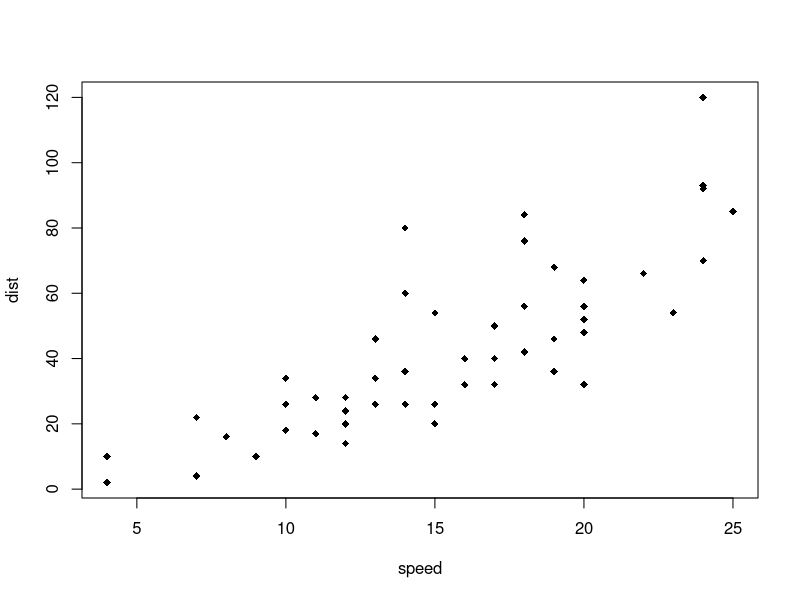
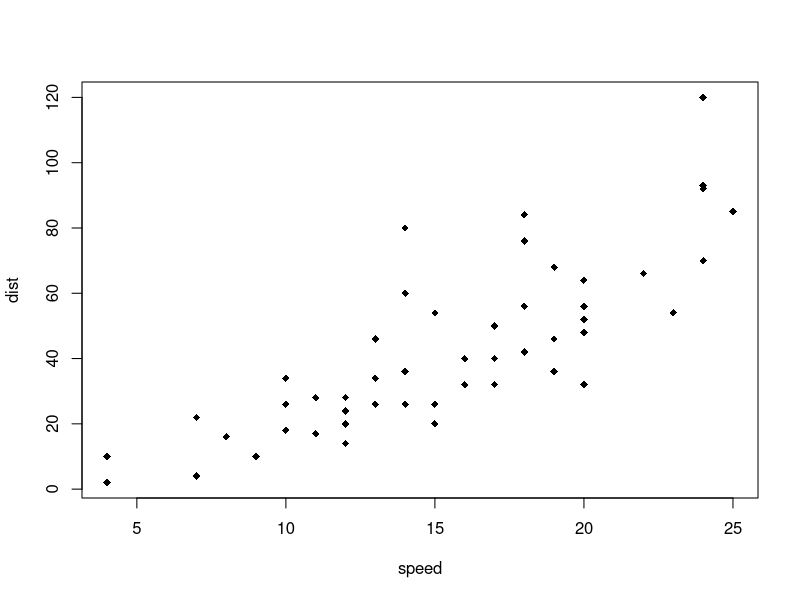
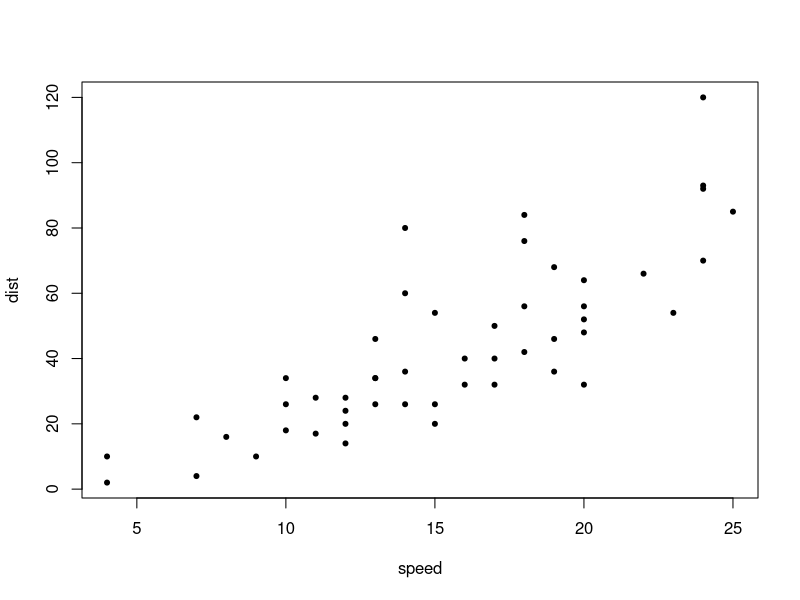

The R script that drew these images, in order:
## ---- chunk 1
plot(cars, pch = 18)
## ---- chunk 2
plot(cars, pch = 18)
## ---- chunk 3
plot(cars, pch = 20)
